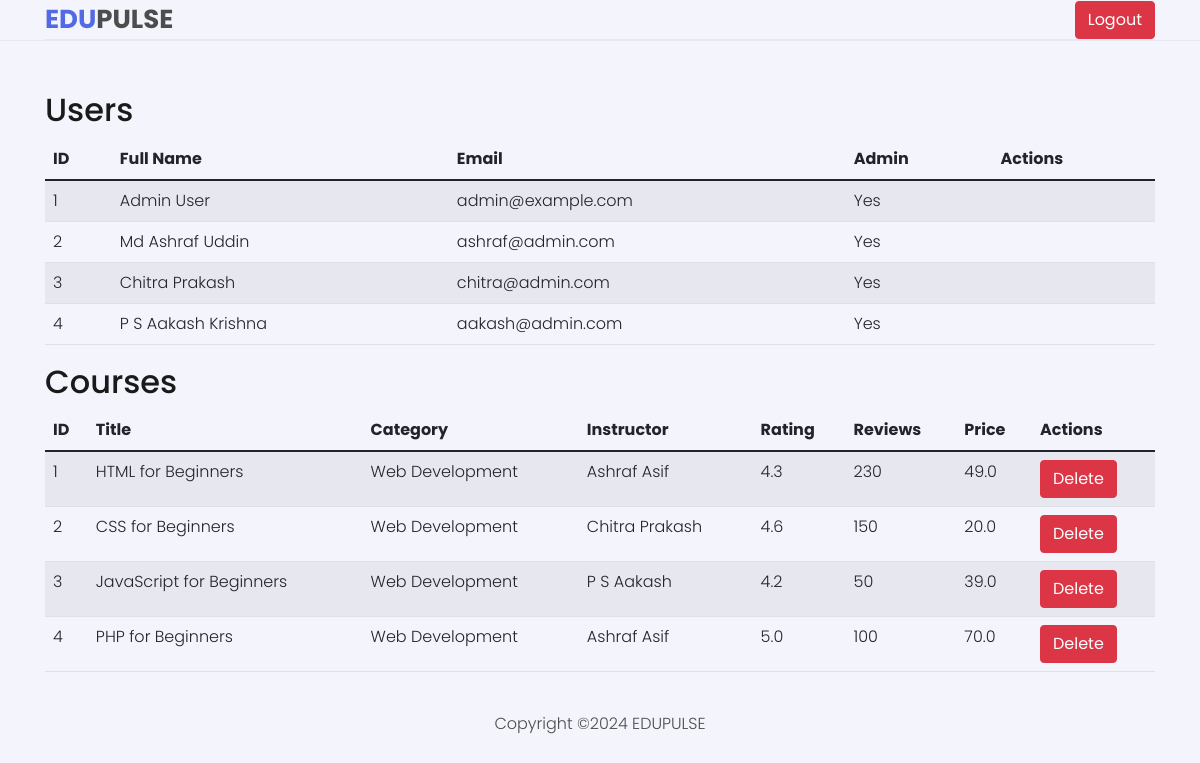
Page /admin (signed in) on the earlier database version.
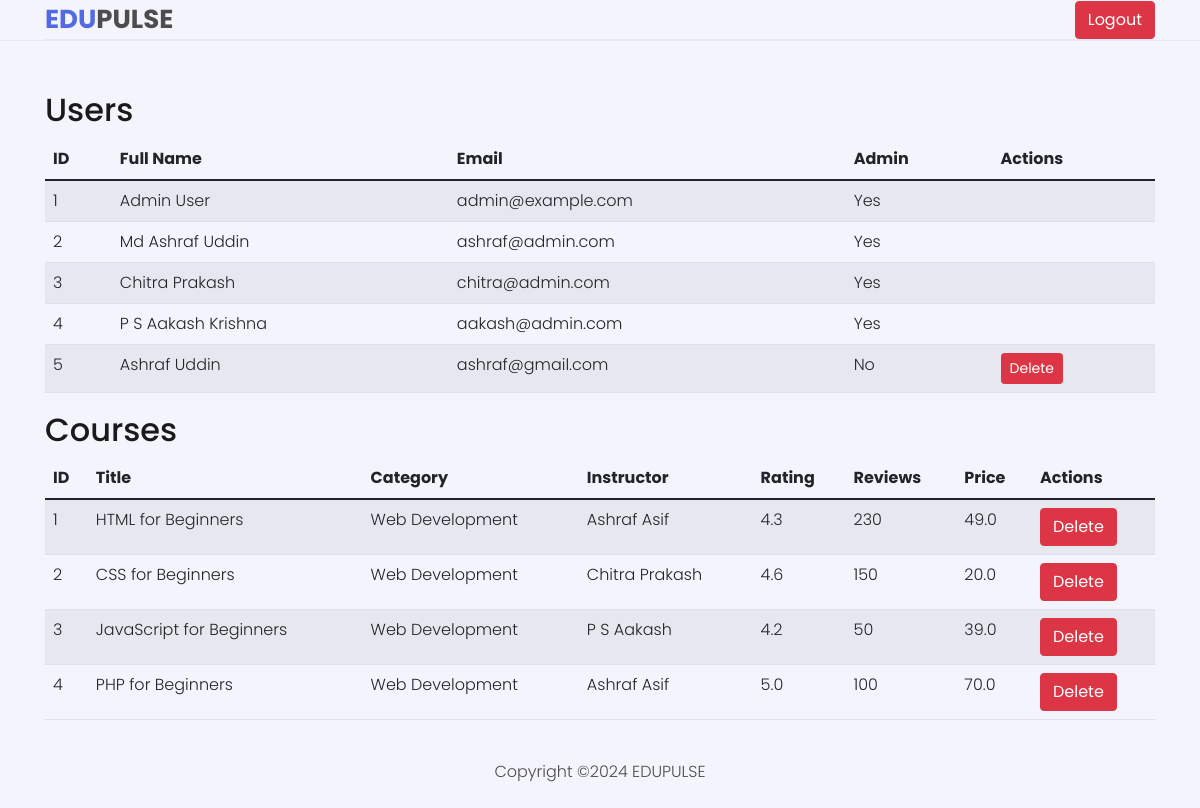
Same page on the later database version.
### app.py (models this page shows, shortened)
class User(db.Model, UserMixin):
    id = db.Column(db.Integer, primary_key=True)
    fullname = db.Column(db.String(100), nullable=False)
    email = db.Column(db.String(100), nullable=False, unique=True)
    password = db.Column(db.String(100), nullable=False)
    is_admin = db.Column(db.Boolean, default=False)

class Course(db.Model):
    id = db.Column(db.Integer, primary_key=True)
    title = db.Column(db.String(100), nullable=False)
    category = db.Column(db.String(100), nullable=False)
    instructor = db.Column(db.String(100), nullable=False)
    rating = db.Column(db.Float, nullable=False)
    reviews = db.Column(db.Integer, nullable=False)
    price = db.Column(db.Float, nullable=False)
    image = db.Column(db.String(255), nullable=False)

### app.py (the view)
@app.route('/admin')
@login_required
def admin():
    if not current_user.is_admin:
        return redirect(url_for('home'))
    users = User.query.all()
    courses = Course.query.all()
    return render_template('admin.html', users=users, courses=courses)

### app.py (called while the page is built)
@login_manager.user_loader
def load_user(user_id):
    return User.query.get(int(user_id))

### templates/admin.html (shortened to what this page needs)
<!DOCTYPE html>
<html lang="en">
<head>
    <link rel="stylesheet" href="{{ url_for('static', filename='css/bootstrap.min.css') }}" />
    <link rel="stylesheet" href="{{ url_for('static', filename='css/font-awesome.css') }}" />
    <link rel="stylesheet" href="{{ url_for('static', filename='css/style.css') }}" />
    <link rel="stylesheet" href="{{ url_for('static', filename='css/responsive.css') }}" />
    <link rel="stylesheet" href="{{ url_for('static', filename='css/colors/color-2.css') }}" />
</head>
<body>
 <header class="header">
    <div class="container">
        <div class="header main d-flex justify-content-between align-items-center">
            <div class="header-logo">
                <a href="{{ url_for('home') }}"><span>Edu</span>Pulse</a>
            </div>
            <a href="{{ url_for('logout') }}" class="btn btn-danger">Logout</a>
        </div>
    </div>
</header>
<div class="container mt-5">
    <h2>Users</h2>
    <div class="scrollable-table">
        <table class="table table-striped">
            <thead>
                <tr>
                    <th>ID</th>
                    <th>Full Name</th>
                    <th>Email</th>
                    <th>Admin</th>
                    <th>Actions</th>
                </tr>
            </thead>
            <tbody>
                {% for user in users %}
                <tr>
                    <td>{{ user.id }}</td>
                    <td>{{ user.fullname }}</td>
                    <td>{{ user.email }}</td>
                    <td>{{ 'Yes' if user.is_admin else 'No' }}</td>
                    <td>
                        {% if not user.is_admin %}
                        <a href="{{ url_for('delete_user', user_id=user.id) }}" class="btn btn-danger btn-sm">Delete</a>
                        {% endif %}
                    </td>
                </tr>
                {% endfor %}
            </tbody>
        </table>
    </div>
    <h2>Courses</h2>
    <div class="scrollable-table">
        <table class="table table-striped">
            <thead>
                <tr>
                    <th>ID</th>
                    <th>Title</th>
                    <th>Category</th>
                    <th>Instructor</th>
                    <th>Rating</th>
                    <th>Reviews</th>
                    <th>Price</th>
                    <th>Actions</th>
                </tr>
            </thead>
            <tbody>
                {% for course in courses %}
                <tr>
                    <td>{{ course.id }}</td>
                    <td>{{ course.title }}</td>
                    <td>{{ course.category }}</td>
                    <td>{{ course.instructor }}</td>
                    <td>{{ course.rating }}</td>
                    <td>{{ course.reviews }}</td>
                    <td>{{ course.price }}</td>
                    <td>
                        <a href="{{ url_for('delete_course', course_id=course.id) }}" class="btn btn-danger">Delete</a>
                    </td>
                </tr>
                {% endfor %}
            </tbody>
        </table>
    </div>
</div>
<footer class="footer">
    <div class="container text-center">
        <p class="m-0 py-4">Copyright &copy;2024 EDUPULSE</p>
    </div>
</footer>
</body>
</html>

Differences in the rows shown:
added User: id "5", fullname "Ashraf Uddin", email "ashraf@gmail.com", is_admin "No"
